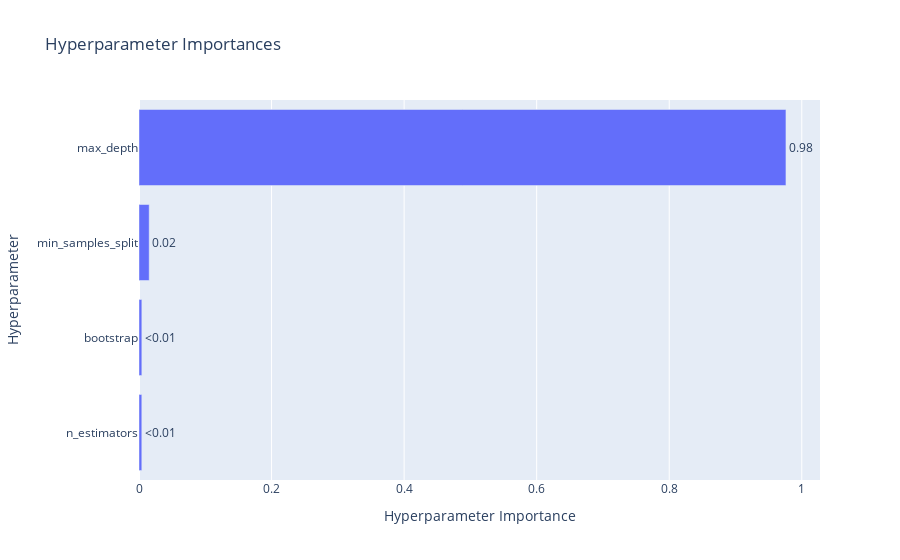
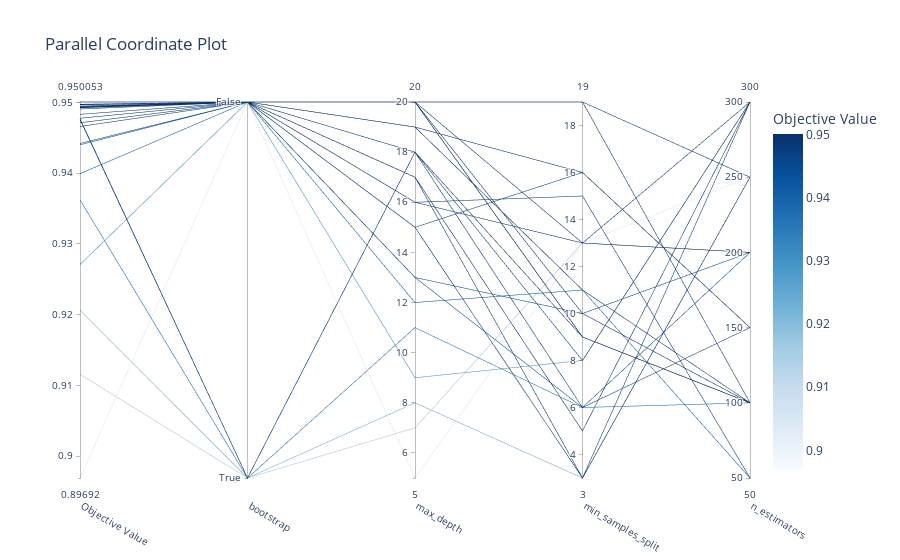

The notebook cell these images were saved under, in order:
### Code cell
# Visualisation de l'importance des hyperparamètres
def plot_param_importance(study):
    optuna.visualization.plot_param_importances(study).show()

# Visualisation de la distribution des hyperparamètres
def plot_param_distributions(study):
    optuna.visualization.plot_parallel_coordinate(study).show()

plot_param_importance(study)
plot_param_distributions(study)

### Figure 1 — Plotly figure (JSON) as saved in the notebook; plotly's stock layout.template omitted (floating-point values rounded to 4 significant figures)
{"data": [{"cliponaxis": false, "hovertemplate": ["n_estimators (IntDistribution): 0.004244425252016206<extra></extra>", "bootstrap (CategoricalDistribution): 0.004283822215160913<extra></extra>", "min_samples_split (IntDistribution): 0.01537805931303503<extra></extra>", "max_depth (IntDistribution): 0.9760936932197878<extra></extra>"], "name": "Objective Value", "orientation": "h", "text": ["<0.01", "<0.01", "0.02", "0.98"], "textposition": "outside", "type": "bar", "x": [0.004244, 0.004284, 0.01538, 0.9761], "y": ["n_estimators", "bootstrap", "min_samples_split", "max_depth"]}], "layout": {"title": {"text": "Hyperparameter Importances"}, "xaxis": {"title": {"text": "Hyperparameter Importance"}}, "yaxis": {"title": {"text": "Hyperparameter"}}}}

### Figure 2 — Plotly figure (JSON) as saved in the notebook; plotly's stock layout.template omitted (floating-point values rounded to 4 significant figures)
{"data": [{"dimensions": [{"label": "Objective Value", "range": [0.8969, 0.9501], "values": [0.9206, 0.9497, 0.9493, 0.9493, 0.9477, 0.9466, 0.9116, 0.9471, 0.9476, 0.9271, 0.9399, 0.9492, 0.9478, 0.944, 0.9491, 0.9495, 0.9442, 0.8969, 0.9362, 0.9483, 0.9501, 0.9497, 0.9501, 0.9494, 0.9493]}, {"label": "bootstrap", "range": [0, 1], "ticktext": ["True", "False"], "tickvals": [0, 1], "values": [0, 1, 1, 1, 0, 1, 0, 1, 0, 1, 1, 1, 1, 1, 1, 1, 1, 1, 0, 1, 1, 1, 1, 1, 1]}, {"label": "max_depth", "range": [5, 20], "values": [8, 20, 19, 17, 18, 15, 7, 16, 18, 9, 12, 20, 15, 13, 20, 17, 13, 5, 11, 16, 20, 20, 20, 18, 19]}, {"label": "min_samples_split", "range": [3, 19], "values": [3, 13, 16, 3, 6, 16, 13, 15, 8, 8, 11, 19, 3, 10, 19, 5, 6, 13, 6, 13, 9, 10, 9, 9, 11]}, {"label": "n_estimators", "range": [50, 300], "values": [250, 200, 150, 300, 150, 150, 200, 50, 300, 300, 50, 250, 250, 200, 100, 300, 200, 250, 100, 300, 100, 100, 100, 100, 100]}], "labelangle": 30, "labelside": "bottom", "line": {"color": [0.9206, 0.9497, 0.9493, 0.9493, 0.9477, 0.9466, 0.9116, 0.9471, 0.9476, 0.9271, 0.9399, 0.9492, 0.9478, 0.944, 0.9491, 0.9495, 0.9442, 0.8969, 0.9362, 0.9483, 0.9501, 0.9497, 0.9501, 0.9494, 0.9493], "colorbar": {"title": {"text": "Objective Value"}}, "colorscale": [[0, "rgb(247,251,255)"], [0.125, "rgb(222,235,247)"], [0.25, "rgb(198,219,239)"], [0.375, "rgb(158,202,225)"], [0.5, "rgb(107,174,214)"], [0.625, "rgb(66,146,198)"], [0.75, "rgb(33,113,181)"], [0.875, "rgb(8,81,156)"], [1, "rgb(8,48,107)"]], "reversescale": false, "showscale": true}, "type": "parcoords"}], "layout": {"title": {"text": "Parallel Coordinate Plot"}}}
